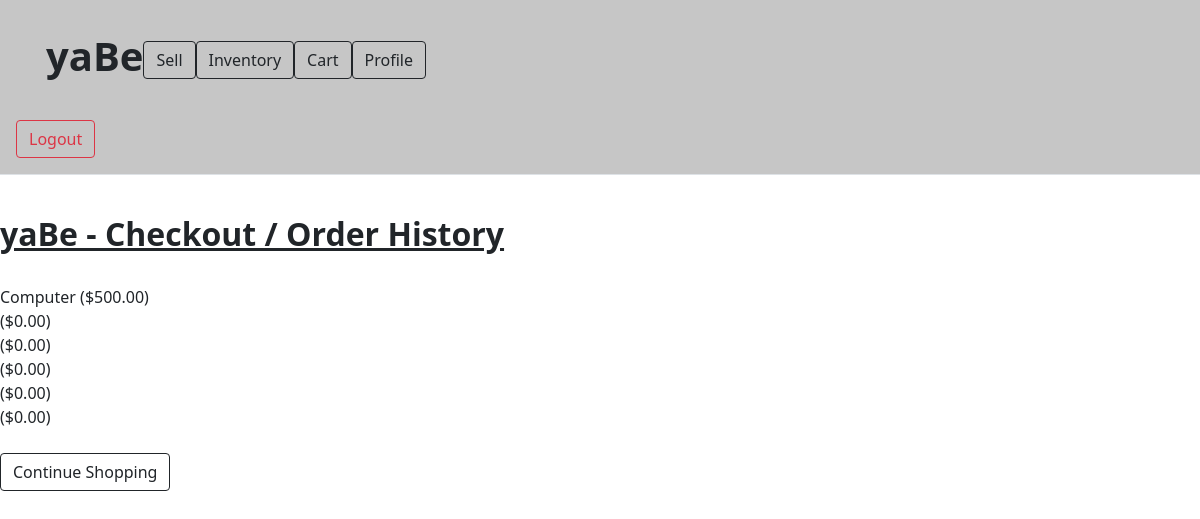
Before: /checkout (signed in) with the older database file.
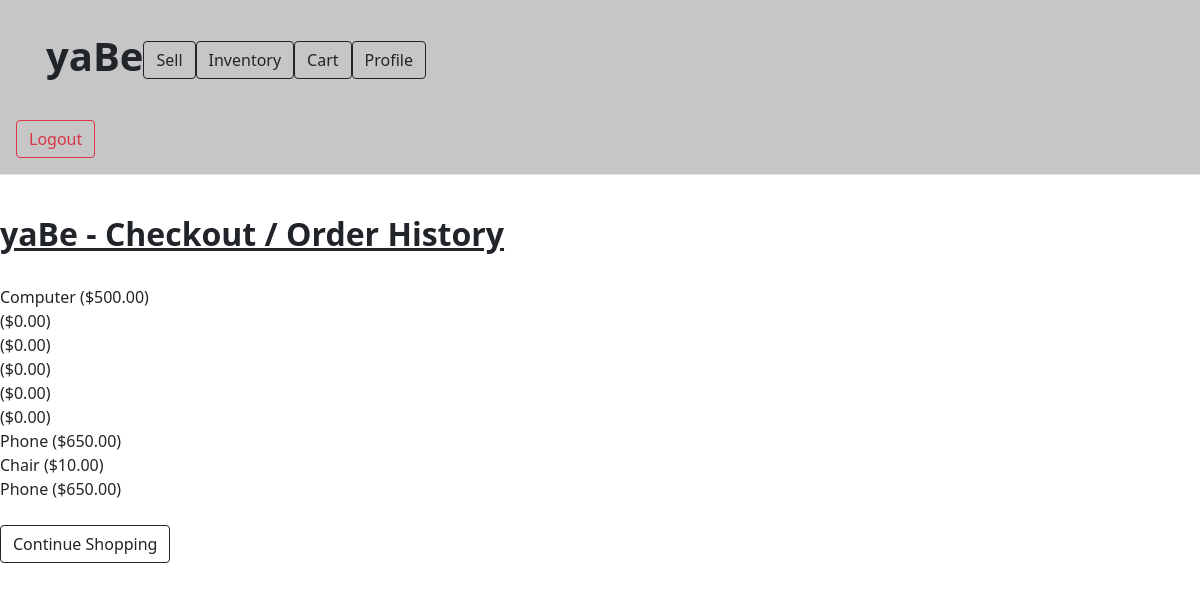
After: the same page with the newer database file.
### app/models.py (models this page shows)
class Order(db.Model):
  id = db.Column(db.Integer, primary_key = True)
  itemList = db.Column(db.String(1024))
  subtotal = db.Column(db.Float)
  buyerID = db.Column(db.Integer, db.ForeignKey('user.id'))

### app/routes.py (the view)
@appObj.route('/checkout')
@login_required
def checkout():
  orders = Order.query.filter_by(buyerID = current_user.id)
  return render_template("checkout.html", orders = orders)

### app/models.py (called while the page is built)
@login.user_loader
def load_user(id):
 return User.query.get(int(id))

### app/templates/checkout.html (shortened to what this page needs)
<!doctype html>
<html lang="en">
  <head>
     <link href="https://cdn.jsdelivr.net/npm/bootstrap@5.0.2/dist/css/bootstrap.min.css" rel="stylesheet">
    <body>
    <body>
<main>
   <header class="p-3 mb-3 border-bottom" style= "background: #c6c6c6">
    <div class="container p-3 mb-3" style="background: #c6c6c6"">
     <div class="d-flex flex-wrap align-items-center justify-content-center justify-content-lg-start"</div>
        <a href="/home" class="d-flex align-items-center mb-2 mb-lg-0 text-dark text-decoration-none">
         <h1> <b> yaBe </b> </h1>
        </a>
        <ul class="nav col-12 col-lg-auto me-lg-auto mb-2 justify-content-center mb-md-0">
         <li> <a class="btn btn-outline-dark mr-2" href="sell_item" role="button">Sell</a> </li>
         <li> <a class="btn btn-outline-dark mr-2" href="see_all_items" role="button">Inventory</a> </li>
         <li> <a class="btn btn-outline-dark mr-2" href="cart" role="button">Cart</a></li>
         <li> <a class="btn btn-outline-dark" href="view_profile" role="button"> Profile </a></li>
        </ul>
        <br>
       </div>
     </div>
  <div class="d-flex flex-wrap align-items-center justify-content-center justify-content-lg-start" </div>
   <a class="btn btn-outline-danger mr-2" href="{{url_for('logout')}}" role="button"> Logout </a>
  </header>
  <br>
  <h2><b><u> yaBe - Checkout / Order History </b></u></h2>
   <br>
        {%for item in orders%}
        {{item.itemList}} ({{"$%.2f"|format(item.subtotal)}}) <br>
        {%endfor%}
        <br>
        <div>
            <a class="btn btn-outline-dark" href="home" role="button"> Continue Shopping </a>
        </div>
  </body>
  </body>
</html>

Changed rows visible on the page:
added Order: itemList "Phone", subtotal "$650.00"
added Order: itemList "Chair", subtotal "$10.00"
added Order: itemList "Phone", subtotal "$650.00"
